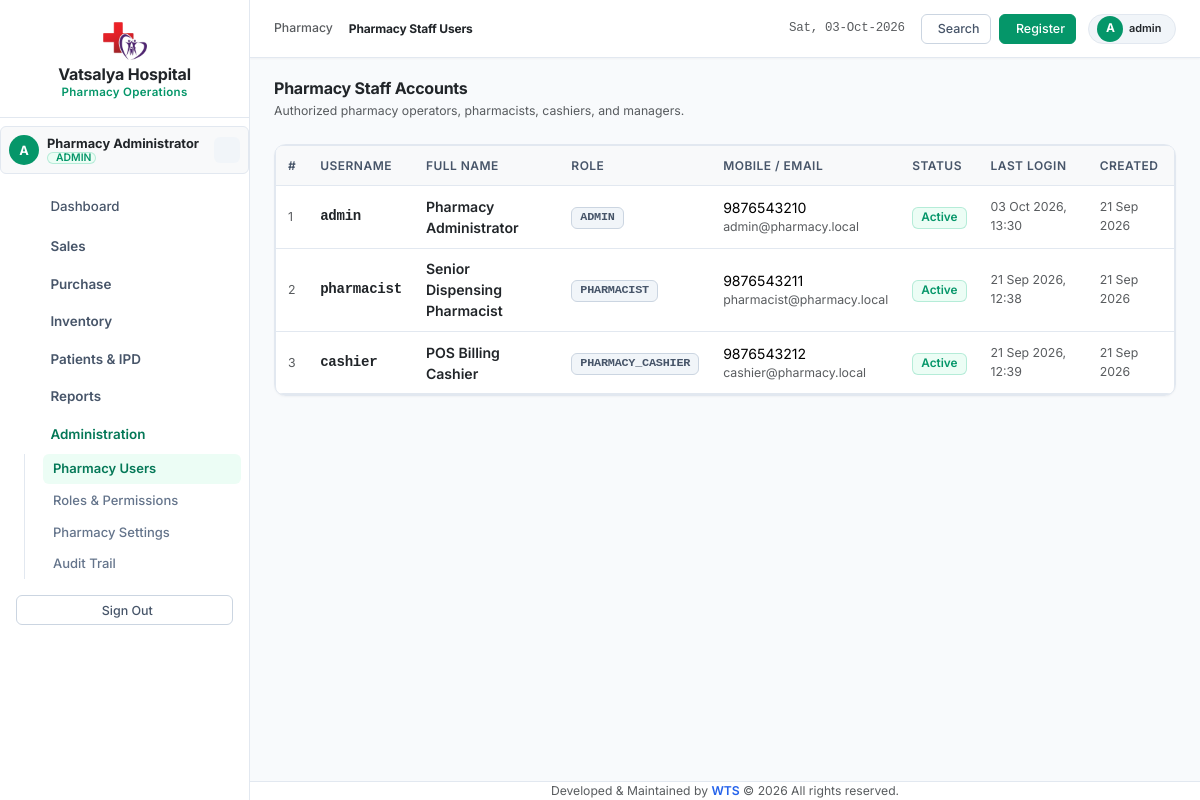
The app's page /modules/admin/users.php (signed in) with its own data.
### tables this page shows
CREATE TABLE `pharmacy_users` (
  `id` int(11) NOT NULL AUTO_INCREMENT,
  `username` varchar(50) NOT NULL,
  `password_hash` varchar(255) NOT NULL,
  `full_name` varchar(100) NOT NULL,
  `mobile` varchar(20) DEFAULT NULL,
  `email` varchar(100) DEFAULT NULL,
  `role_id` int(11) NOT NULL,
  `status` tinyint(1) NOT NULL DEFAULT 1,
  `last_login_at` datetime DEFAULT NULL,
  `created_at` datetime NOT NULL DEFAULT current_timestamp(),
  `updated_at` datetime NOT NULL DEFAULT current_timestamp() ON UPDATE current_timestamp(),
  PRIMARY KEY (`id`),
  UNIQUE KEY `username` (`username`),
  KEY `idx_role` (`role_id`),
  KEY `idx_username_status` (`username`,`status`)
);

CREATE TABLE `pharmacy_roles` (
  `id` int(11) NOT NULL AUTO_INCREMENT,
  `role_name` varchar(50) NOT NULL,
  `description` varchar(255) DEFAULT NULL,
  `status` enum('Active','Inactive') NOT NULL DEFAULT 'Active',
  `created_at` datetime NOT NULL DEFAULT current_timestamp(),
  `updated_at` datetime NOT NULL DEFAULT current_timestamp() ON UPDATE current_timestamp(),
  PRIMARY KEY (`id`),
  UNIQUE KEY `role_name` (`role_name`)
);

### app/Auth/AuthManager.php (called while the page is built, shortened)
<?php
class AuthManager
{
    public static function check(): bool
    {
        return !empty($_SESSION['pharmacy_logged_in']) && !empty($_SESSION['pharmacy_user_id']);
    }
}

### config/session.php (called while the page is built, shortened)
<?php
require_once __DIR__ . '/../app/Auth/AuthManager.php';
function auth_check(): bool
{
    return AuthManager::check();
}
function auth_user(): ?array
{
    return [
        'id'        => $_SESSION['pharmacy_user_id'] ?? null,
        'username'  => $_SESSION['pharmacy_username'] ?? '',
        'full_name' => $_SESSION['pharmacy_full_name'] ?? '',
        'role_id'   => $_SESSION['pharmacy_role_id'] ?? null,
        'role_name' => $_SESSION['pharmacy_role_name'] ?? 'Guest'
    ];
}

### includes/functions.php (called while the page is built, shortened)
<?php
if (!function_exists('sanitize')) {
    function sanitize(?string $val): string
    {
        return htmlspecialchars(trim($val ?? ''), ENT_QUOTES, 'UTF-8');
    }
}
if (!function_exists('format_date')) {
    function format_date(?string $date, string $format = 'd M Y'): string
    {
        return date($format, strtotime($date));
    }
}

### modules/admin/users.php (the view, shortened to what this page needs)
<?php
require_once __DIR__ . '/../../config/session.php';
require_once __DIR__ . '/../../includes/functions.php';
$page_title = 'Pharmacy Staff Users';
$stmt = $pdo->query("
    SELECT u.*, r.role_name
    FROM pharmacy_users u
    JOIN pharmacy_roles r ON u.role_id = r.id
    ORDER BY u.id ASC
");
$users = $stmt->fetchAll();
include __DIR__ . '/../../includes/header.php';
include __DIR__ . '/../../includes/sidebar.php';
include __DIR__ . '/../../includes/navbar.php';
?>
<div class="d-flex justify-content-between align-items-center mb-4 flex-wrap gap-2">
    <div>
        <h4 class="fw-bold mb-1 text-dark">
            <i class="ti ti-user-cog text-emerald me-1.5"></i> Pharmacy Staff Accounts
        </h4>
        <p class="text-muted small mb-0">Authorized pharmacy operators, pharmacists, cashiers, and managers.</p>
    </div>
</div>
<div class="card card-custom">
    <div class="card-body p-0">
        <div class="table-responsive">
            <table class="table table-hover align-middle mb-0" style="font-size: 0.88rem;">
                <thead class="table-light">
                    <tr>
                        <th>#</th>
                        <th>Username</th>
                        <th>Full Name</th>
                        <th>Role</th>
                        <th>Mobile / Email</th>
                        <th>Status</th>
                        <th>Last Login</th>
                        <th>Created</th>
                    </tr>
                </thead>
                <tbody>
                    <?php foreach ($users as $u): ?>
                        <tr>
                            <td class="text-muted small"><?= (int)$u['id'] ?></td>
                            <td class="fw-bold text-dark font-monospace"><?= sanitize($u['username']) ?></td>
                            <td class="fw-semibold text-dark"><?= sanitize($u['full_name']) ?></td>
                            <td>
                                <span class="badge bg-secondary-subtle text-secondary font-monospace">
                                    <?= sanitize($u['role_name']) ?>
                                </span>
                            </td>
                            <td>
                                <div><?= sanitize($u['mobile'] ?: '-') ?></div>
                                <div class="text-muted small"><?= sanitize($u['email'] ?: '-') ?></div>
                            </td>
                            <td>
                                <?php if ((int)$u['status'] === 1): ?>
                                    <span class="badge bg-success-subtle text-success">Active</span>
                                <?php else: ?>
                                    <span class="badge bg-danger-subtle text-danger">Deactivated</span>
                                <?php endif; ?>
                            </td>
                            <td class="text-muted small"><?= format_date($u['last_login_at'], 'd M Y, H:i') ?></td>
                            <td class="text-muted small"><?= format_date($u['created_at']) ?></td>
                        </tr>
                    <?php endforeach; ?>
                </tbody>
            </table>
        </div>
    </div>
</div>
<?php
include __DIR__ . '/../../includes/footer.php';
?>

### includes/sidebar.php (shortened to what this page needs)
<?php
$currentUri = $_SERVER['PHP_SELF'] ?? '';
$user = auth_user();
if (!function_exists('is_nav_active')) {
    function is_nav_active($needle, $uri): string {
        return (stripos($uri, $needle) !== false) ? 'active' : '';
    }
}
if (!function_exists('is_group_active')) {
    function is_group_active(array $needles, string $uri): bool {
        foreach ($needles as $n) {
            if (stripos($uri, $n) !== false) {
                return true;
            }
        }
        return false;
    }
}
$salesActive = is_group_active(['modules/sales/'], $currentUri);
$purchasesActive = is_group_active(['modules/purchases/'], $currentUri);
$inventoryActive = is_group_active(['modules/inventory/'], $currentUri);
$patientsIpdActive = is_group_active(['modules/patients/', 'modules/ipd/'], $currentUri);
$reportsActive = is_group_active(['modules/reports/'], $currentUri);
$adminActive = is_group_active(['modules/admin/'], $currentUri);
?>
<aside class="sidebar" id="appSidebar">
    <div class="sidebar-brand text-center position-relative py-3 px-3">
        <a href="<?= BASE_URL ?>modules/dashboard/index.php" class="d-flex flex-column align-items-center text-decoration-none w-100">
            <div class="mb-1.5 d-flex align-items-center justify-content-center" style="width: 48px; height: 48px;">
                <img src="<?= BASE_URL ?>assets/images/vatsalya_icon.png" alt="Vatsalya Logo" style="width: 44px; height: 44px; object-fit: contain;">
            </div>
            <div class="w-100 text-center">
                <div class="fw-bold text-dark lh-sm" style="font-size: 1rem; letter-spacing: -0.2px;">Vatsalya Hospital</div>
                <div class="text-emerald fw-semibold small" style="font-size: 0.72rem; letter-spacing: 0.3px;">Pharmacy Operations</div>
            </div>
        </a>
    </div>
    <div class="mx-2.5 my-2 rounded-2 border d-flex align-items-center gap-2 p-2 bg-light">
        <div class="bg-emerald text-white rounded-circle fw-bold d-flex align-items-center justify-content-center flex-shrink-0" style="width: 30px; height: 30px; font-size: 0.8rem;">
            <?= strtoupper(substr($user['username'] ?? 'P', 0, 1)) ?>
        </div>
        <div class="d-flex flex-column justify-content-center flex-grow-1 overflow-hidden" style="min-width: 0;">
            <div class="fw-bold text-dark text-truncate lh-sm" style="font-size: 0.8rem;" title="<?= sanitize($user['full_name'] ?? 'Staff') ?>">
                <?= sanitize($user['full_name'] ?? 'Staff') ?>
            </div>
            <div class="mt-0.5 d-flex align-items-center gap-1">
                <span class="badge bg-emerald-subtle text-emerald py-0 px-1" style="font-size: 0.65rem; font-weight: 600;">
                    <i class="ti ti-shield-check me-0.5"></i><?= sanitize($user['role_name'] ?? 'Pharmacist') ?>
                </span>
            </div>
        </div>
        <a href="<?= BASE_URL ?>logout.php" class="btn btn-sm btn-light text-danger border-0 p-0 d-inline-flex align-items-center justify-content-center flex-shrink-0" style="width: 26px; height: 26px;" title="Sign Out">
        </a>
    </div>
    <nav class="sidebar-nav">
        <a class="nav-link <?= is_nav_active('modules/dashboard', $currentUri) ?> mb-1" href="<?= BASE_URL ?>modules/dashboard/index.php">
            <span>Dashboard</span>
        </a>
        <div class="sidebar-group">
            <button class="sidebar-group-header <?= $salesActive ? 'active-group open' : '' ?>" type="button" data-group="groupSales" aria-expanded="<?= $salesActive ? 'true' : 'false' ?>">
                <div class="group-title-wrap">
                    <span>Sales</span>
                </div>
            </button>
        </div>
        <div class="sidebar-group">
            <button class="sidebar-group-header <?= $purchasesActive ? 'active-group open' : '' ?>" type="button" data-group="groupPurchases" aria-expanded="<?= $purchasesActive ? 'true' : 'false' ?>">
                <div class="group-title-wrap">
                    <span>Purchase</span>
                </div>
            </button>
        </div>
        <div class="sidebar-group">
            <button class="sidebar-group-header <?= $inventoryActive ? 'active-group open' : '' ?>" type="button" data-group="groupInventory" aria-expanded="<?= $inventoryActive ? 'true' : 'false' ?>">
                <div class="group-title-wrap">
                    <span>Inventory</span>
                </div>
            </button>
        </div>
        <div class="sidebar-group">
            <button class="sidebar-group-header <?= $patientsIpdActive ? 'active-group open' : '' ?>" type="button" data-group="groupClinical" aria-expanded="<?= $patientsIpdActive ? 'true' : 'false' ?>">
                <div class="group-title-wrap">
                    <span>Patients &amp; IPD</span>
                </div>
            </button>
        </div>
        <div class="sidebar-group">
            <button class="sidebar-group-header <?= $reportsActive ? 'active-group open' : '' ?>" type="button" data-group="groupReports" aria-expanded="<?= $reportsActive ? 'true' : 'false' ?>">
                <div class="group-title-wrap">
                    <span>Reports</span>
                </div>
            </button>
        </div>
        <div class="sidebar-group">
            <button class="sidebar-group-header <?= $adminActive ? 'active-group open' : '' ?>" type="button" data-group="groupAdmin" aria-expanded="<?= $adminActive ? 'true' : 'false' ?>">
                <div class="group-title-wrap">
                    <span>Administration</span>
                </div>
            </button>
            <div class="sidebar-submenu <?= $adminActive ? 'show' : '' ?>" id="groupAdmin">
                <a class="nav-link <?= is_nav_active('modules/admin/users.php', $currentUri) ?>" href="<?= BASE_URL ?>modules/admin/users.php">
                    <span>Pharmacy Users</span>
                </a>
                <a class="nav-link <?= is_nav_active('modules/admin/roles.php', $currentUri) ?>" href="<?= BASE_URL ?>modules/admin/roles.php">
                    <span>Roles &amp; Permissions</span>
                </a>
                <a class="nav-link <?= is_nav_active('modules/admin/settings.php', $currentUri) ?>" href="<?= BASE_URL ?>modules/admin/settings.php">
                    <span>Pharmacy Settings</span>
                </a>
                <a class="nav-link <?= is_nav_active('modules/admin/audit_logs.php', $currentUri) ?>" href="<?= BASE_URL ?>modules/admin/audit_logs.php">
                    <span>Audit Trail</span>
                </a>
            </div>
        </div>
        <div class="mt-3 mb-2 px-2">
            <a href="<?= BASE_URL ?>logout.php" class="btn btn-outline-secondary btn-sm w-100 d-flex align-items-center justify-content-center gap-1.5">
                <i class="ti ti-power"></i> Sign Out
            </a>
        </div>
    </nav>
</aside>
<div class="main-container">

### includes/navbar.php (shortened to what this page needs)
<?php
$user = auth_user();
?>
<header class="top-navbar">
    <div class="d-flex align-items-center gap-2.5">
        <div class="d-flex align-items-center gap-2">
            <span class="text-muted small fw-medium d-none d-md-inline">Pharmacy</span>
            <h1 class="h6 mb-0 fw-bold text-dark lh-1">
                <?= isset($page_title) ? sanitize($page_title) : 'Dashboard' ?>
            </h1>
        </div>
    </div>
    <div class="d-flex align-items-center gap-2">
        <span class="text-muted small d-none d-xl-inline me-2 font-monospace" style="font-size: 0.78rem;">
            <i class="ti ti-calendar-event me-1"></i><?= date('D, d-M-Y') ?>
        </span>
        <a href="<?= BASE_URL ?>modules/patients/search.php" class="btn btn-sm btn-outline-secondary d-none d-sm-inline-flex align-items-center gap-1.5" title="Search Patients">
            <span class="d-none d-md-inline">Search</span>
        </a>
        <a href="<?= BASE_URL ?>modules/patients/register.php" class="btn btn-sm btn-primary d-inline-flex align-items-center gap-1.5" title="Register New Patient">
            <span>Register</span>
        </a>
        <div class="dropdown ms-1">
            <button class="btn btn-sm btn-light border d-flex align-items-center gap-1.5 py-1 px-2 rounded-pill" type="button" data-bs-toggle="dropdown" aria-expanded="false">
                <div class="bg-emerald text-white rounded-circle d-flex align-items-center justify-content-center fw-bold" style="width: 26px; height: 26px; font-size: 0.75rem;">
                    <?= strtoupper(substr($user['username'] ?? 'P', 0, 1)) ?>
                </div>
                <span class="fw-semibold text-dark small d-none d-sm-inline"><?= sanitize($user['username'] ?? 'User') ?></span>
            </button>
        </div>
    </div>
</header>
<main class="main-content">

### records on screen
pharmacy_users: username "A", full_name "Pharmacy Administrator", username "admin", id "1", pharmacy_roles.role_name "ADMIN", mobile "9876543210", email "admin@pharmacy.local", status "Active", last_login_at "03 Oct 2026, 13:30", created_at "21 Sep 2026"
pharmacy_roles: role_name "ADMIN"
pharmacy_users: id "2", username "pharmacist", full_name "Senior Dispensing Pharmacist", pharmacy_roles.role_name "PHARMACIST", mobile "9876543211", email "pharmacist@pharmacy.local", status "Active", last_login_at "21 Sep 2026, 12:38", created_at "21 Sep 2026"
pharmacy_users: id "3", username "cashier", full_name "POS Billing Cashier", pharmacy_roles.role_name "PHARMACY_CASHIER", mobile "9876543212", email "cashier@pharmacy.local", status "Active", last_login_at "21 Sep 2026, 12:39", created_at "21 Sep 2026"

### other values on screen
$page_title "Pharmacy Staff Users"
